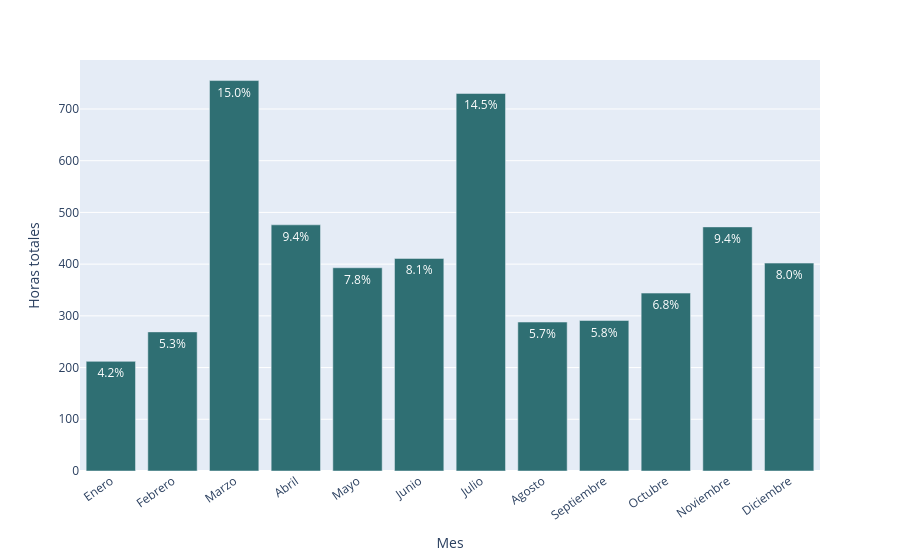

The notebook cell saved with this chart:
### Code cell
plot_data = absentismo_por_mes.copy()
plot_data["%_horas_absentismo"] = plot_data["horas_totales"] / plot_data["horas_totales"].sum() * 100
plot_data["texto_porcentaje"] = plot_data["%_horas_absentismo"].round(1).astype(str) + "%"

fig = px.bar(
    plot_data,
    x="Month_absence_name",
    y="horas_totales",
    text="texto_porcentaje",
    hover_data={
        "horas_totales": ":.0f",
        "%_horas_absentismo": ":.1f",
        "registros_ausencia": True,
        "empleados_unicos": True,
        "Month_absence_name": False,
        "texto_porcentaje": False,
    },
    labels={
        "Month_absence_name": "Mes",
        "horas_totales": "Horas totales",
        "%_horas_absentismo": "% sobre horas totales",
        "registros_ausencia": "Registros de ausencia",
        "empleados_unicos": "Empleados únicos",
    },
    title="",
)

fig.update_traces(marker_color=COLOR_PRINCIPAL, textposition="inside", textfont_color="white")
fig.update_layout(xaxis_tickangle=-35, showlegend=False)
fig.show()

### Figure 1 — Plotly figure (JSON) as saved in the notebook; plotly's stock layout.template omitted (floating-point values rounded to 4 significant figures)
{"data": [{"customdata": [[4.204, 44, 13, "4.2%"], [5.334, 62, 19, "5.3%"], [14.97, 79, 22, "15.0%"], [9.439, 49, 21, "9.4%"], [7.793, 55, 24, "7.8%"], [8.15, 51, 19, "8.1%"], [14.48, 63, 23, "14.5%"], [5.711, 54, 21, "5.7%"], [5.77, 43, 17, "5.8%"], [6.821, 60, 19, "6.8%"], [9.36, 56, 19, "9.4%"], [7.971, 46, 17, "8.0%"]], "hovertemplate": "Horas totales=%{y:.0f}<br>% sobre horas totales=%{customdata[0]:.1f}<br>Registros de ausencia=%{customdata[1]}<br>Empleados únicos=%{customdata[2]}<extra></extra>", "legendgroup": "", "marker": {"color": "#2F6F73", "pattern": {"shape": ""}}, "name": "", "orientation": "v", "showlegend": false, "text": ["4.2%", "5.3%", "15.0%", "9.4%", "7.8%", "8.1%", "14.5%", "5.7%", "5.8%", "6.8%", "9.4%", "8.0%"], "textfont": {"color": "white"}, "textposition": "inside", "type": "bar", "x": ["Enero", "Febrero", "Marzo", "Abril", "Mayo", "Junio", "Julio", "Agosto", "Septiembre", "Octubre", "Noviembre", "Diciembre"], "xaxis": "x", "y": [212, 269, 755, 476, 393, 411, 730, 288, 291, 344, 472, 402], "yaxis": "y"}], "layout": {"barmode": "relative", "legend": {"tracegroupgap": 0}, "margin": {"t": 60}, "showlegend": false, "xaxis": {"anchor": "y", "domain": [0.0, 1.0], "tickangle": -35, "title": {"text": "Mes"}}, "yaxis": {"anchor": "x", "domain": [0.0, 1.0], "title": {"text": "Horas totales"}}}}
